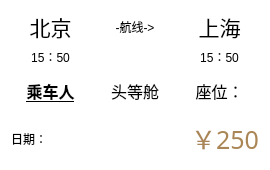
       <widget class="QWidget" name="widget_a1" native="true">
        <property name="minimumSize">
         <size>
          <width>270</width>
          <height>170</height>
         </size>
        </property>
        <property name="maximumSize">
         <size>
          <width>270</width>
          <height>170</height>
         </size>
        </property>
        <property name="palette">
         <palette>
          <active>
           <colorrole role="WindowText">
            <brush brushstyle="SolidPattern">
             <color alpha="255">
              <red>0</red>
              <green>0</green>
              <blue>0</blue>
             </color>
            </brush>
           </colorrole>
           <colorrole role="Button">
            <brush brushstyle="SolidPattern">
             <color alpha="255">
              <red>255</red>
              <green>255</green>
              <blue>255</blue>
             </color>
            </brush>
           </colorrole>
           <colorrole role="Light">
            <brush brushstyle="SolidPattern">
             <color alpha="255">
              <red>255</red>
              <green>255</green>
              <blue>255</blue>
             </color>
            </brush>
           </colorrole>
           <colorrole role="Midlight">
            <brush brushstyle="SolidPattern">
             <color alpha="255">
              <red>255</red>
              <green>255</green>
              <blue>255</blue>
             </color>
            </brush>
           </colorrole>
           <colorrole role="Dark">
            <brush brushstyle="SolidPattern">
             <color alpha="255">
              <red>127</red>
              <green>127</green>
              <blue>127</blue>
             </color>
            </brush>
           </colorrole>
           <colorrole role="Mid">
            <brush brushstyle="SolidPattern">
             <color alpha="255">
              <red>170</red>
              <green>170</green>
              <blue>170</blue>
             </color>
            </brush>
           </colorrole>
           <colorrole role="Text">
            <brush brushstyle="SolidPattern">
             <color alpha="255">
              <red>0</red>
              <green>0</green>
              <blue>0</blue>
             </color>
            </brush>
           </colorrole>
           <colorrole role="BrightText">
            <brush brushstyle="SolidPattern">
             <color alpha="255">
              <red>255</red>
              <green>255</green>
              <blue>255</blue>
             </color>
            </brush>
           </colorrole>
           <colorrole role="ButtonText">
            <brush brushstyle="SolidPattern">
             <color alpha="255">
              <red>0</red>
              <green>0</green>
              <blue>0</blue>
             </color>
            </brush>
           </colorrole>
           <colorrole role="Base">
            <brush brushstyle="SolidPattern">
             <color alpha="255">
              <red>255</red>
              <green>255</green>
              <blue>255</blue>
             </color>
            </brush>
           </colorrole>
           <colorrole role="Window">
            <brush brushstyle="SolidPattern">
             <color alpha="255">
              <red>255</red>
              <green>255</green>
              <blue>255</blue>
             </color>
            </brush>
           </colorrole>
           <colorrole role="Shadow">
            <brush brushstyle="SolidPattern">
             <color alpha="255">
              <red>0</red>
              <green>0</green>
              <blue>0</blue>
             </color>
            </brush>
           </colorrole>
           <colorrole role="AlternateBase">
            <brush brushstyle="SolidPattern">
             <color alpha="255">
              <red>255</red>
              <green>255</green>
              <blue>255</blue>
             </color>
            </brush>
           </colorrole>
           <colorrole role="ToolTipBase">
            <brush brushstyle="SolidPattern">
             <color alpha="255">
              <red>255</red>
              <green>255</green>
              <blue>220</blue>
             </color>
            </brush>
           </colorrole>
           <colorrole role="ToolTipText">
            <brush brushstyle="SolidPattern">
             <color alpha="255">
              <red>0</red>
              <green>0</green>
              <blue>0</blue>
             </color>
            </brush>
           </colorrole>
           <colorrole role="PlaceholderText">
            <brush brushstyle="SolidPattern">
             <color alpha="128">
              <red>0</red>
              <green>0</green>
              <blue>0</blue>
             </color>
            </brush>
           </colorrole>
          </active>
          <inactive>
           <colorrole role="WindowText">
            <brush brushstyle="SolidPattern">
             <color alpha="255">
              <red>0</red>
              <green>0</green>
              <blue>0</blue>
             </color>
            </brush>
           </colorrole>
           <colorrole role="Button">
            <brush brushstyle="SolidPattern">
             <color alpha="255">
              <red>255</red>
              <green>255</green>
              <blue>255</blue>
             </color>
            </brush>
           </colorrole>
           <colorrole role="Light">
            <brush brushstyle="SolidPattern">
             <color alpha="255">
              <red>255</red>
              <green>255</green>
              <blue>255</blue>
             </color>
            </brush>
           </colorrole>
           <colorrole role="Midlight">
            <brush brushstyle="SolidPattern">
             <color alpha="255">
              <red>255</red>
              <green>255</green>
              <blue>255</blue>
             </color>
            </brush>
           </colorrole>
           <colorrole role="Dark">
            <brush brushstyle="SolidPattern">
             <color alpha="255">
              <red>127</red>
              <green>127</green>
              <blue>127</blue>
             </color>
            </brush>
           </colorrole>
           <colorrole role="Mid">
            <brush brushstyle="SolidPattern">
             <color alpha="255">
              <red>170</red>
              <green>170</green>
              <blue>170</blue>
             </color>
            </brush>
           </colorrole>
           <colorrole role="Text">
            <brush brushstyle="SolidPattern">
             <color alpha="255">
              <red>0</red>
              <green>0</green>
              <blue>0</blue>
             </color>
            </brush>
           </colorrole>
           <colorrole role="BrightText">
            <brush brushstyle="SolidPattern">
             <color alpha="255">
              <red>255</red>
              <green>255</green>
              <blue>255</blue>
             </color>
            </brush>
           </colorrole>
           <colorrole role="ButtonText">
            <brush brushstyle="SolidPattern">
             <color alpha="255">
              <red>0</red>
              <green>0</green>
              <blue>0</blue>
             </color>
            </brush>
           </colorrole>
           <colorrole role="Base">
            <brush brushstyle="SolidPattern">
             <color alpha="255">
              <red>255</red>
              <green>255</green>
              <blue>255</blue>
             </color>
            </brush>
           </colorrole>
           <colorrole role="Window">
            <brush brushstyle="SolidPattern">
             <color alpha="255">
              <red>255</red>
              <green>255</green>
              <blue>255</blue>
             </color>
            </brush>
           </colorrole>
           <colorrole role="Shadow">
            <brush brushstyle="SolidPattern">
             <color alpha="255">
              <red>0</red>
              <green>0</green>
              <blue>0</blue>
             </color>
            </brush>
           </colorrole>
           <colorrole role="AlternateBase">
            <brush brushstyle="SolidPattern">
             <color alpha="255">
              <red>255</red>
              <green>255</green>
              <blue>255</blue>
             </color>
            </brush>
           </colorrole>
           <colorrole role="ToolTipBase">
            <brush brushstyle="SolidPattern">
             <color alpha="255">
              <red>255</red>
              <green>255</green>
              <blue>220</blue>
             </color>
            </brush>
           </colorrole>
           <colorrole role="ToolTipText">
            <brush brushstyle="SolidPattern">
             <color alpha="255">
              <red>0</red>
              <green>0</green>
              <blue>0</blue>
             </color>
            </brush>
           </colorrole>
           <colorrole role="PlaceholderText">
            <brush brushstyle="SolidPattern">
             <color alpha="128">
              <red>0</red>
              <green>0</green>
              <blue>0</blue>
             </color>
            </brush>
           </colorrole>
          </inactive>
          <disabled>
           <colorrole role="WindowText">
            <brush brushstyle="SolidPattern">
             <color alpha="255">
              <red>127</red>
              <green>127</green>
              <blue>127</blue>
             </color>
            </brush>
           </colorrole>
           <colorrole role="Button">
            <brush brushstyle="SolidPattern">
             <color alpha="255">
              <red>255</red>
              <green>255</green>
              <blue>255</blue>
             </color>
            </brush>
           </colorrole>
           <colorrole role="Light">
            <brush brushstyle="SolidPattern">
             <color alpha="255">
              <red>255</red>
              <green>255</green>
              <blue>255</blue>
             </color>
            </brush>
           </colorrole>
           <colorrole role="Midlight">
            <brush brushstyle="SolidPattern">
             <color alpha="255">
              <red>255</red>
              <green>255</green>
              <blue>255</blue>
             </color>
            </brush>
           </colorrole>
           <colorrole role="Dark">
            <brush brushstyle="SolidPattern">
             <color alpha="255">
              <red>127</red>
              <green>127</green>
              <blue>127</blue>
             </color>
            </brush>
           </colorrole>
           <colorrole role="Mid">
            <brush brushstyle="SolidPattern">
             <color alpha="255">
              <red>170</red>
              <green>170</green>
              <blue>170</blue>
             </color>
            </brush>
           </colorrole>
           <colorrole role="Text">
            <brush brushstyle="SolidPattern">
             <color alpha="255">
              <red>127</red>
              <green>127</green>
              <blue>127</blue>
             </color>
            </brush>
           </colorrole>
           <colorrole role="BrightText">
            <brush brushstyle="SolidPattern">
             <color alpha="255">
              <red>255</red>
              <green>255</green>
              <blue>255</blue>
             </color>
            </brush>
           </colorrole>
           <colorrole role="ButtonText">
            <brush brushstyle="SolidPattern">
             <color alpha="255">
              <red>127</red>
              <green>127</green>
              <blue>127</blue>
             </color>
            </brush>
           </colorrole>
           <colorrole role="Base">
            <brush brushstyle="SolidPattern">
             <color alpha="255">
              <red>255</red>
              <green>255</green>
              <blue>255</blue>
             </color>
            </brush>
           </colorrole>
           <colorrole role="Window">
            <brush brushstyle="SolidPattern">
             <color alpha="255">
              <red>255</red>
              <green>255</green>
              <blue>255</blue>
             </color>
            </brush>
           </colorrole>
           <colorrole role="Shadow">
            <brush brushstyle="SolidPattern">
             <color alpha="255">
              <red>0</red>
              <green>0</green>
              <blue>0</blue>
             </color>
            </brush>
           </colorrole>
           <colorrole role="AlternateBase">
            <brush brushstyle="SolidPattern">
             <color alpha="255">
              <red>255</red>
              <green>255</green>
              <blue>255</blue>
             </color>
            </brush>
           </colorrole>
           <colorrole role="ToolTipBase">
            <brush brushstyle="SolidPattern">
             <color alpha="255">
              <red>255</red>
              <green>255</green>
              <blue>220</blue>
             </color>
            </brush>
           </colorrole>
           <colorrole role="ToolTipText">
            <brush brushstyle="SolidPattern">
             <color alpha="255">
              <red>0</red>
              <green>0</green>
              <blue>0</blue>
             </color>
            </brush>
           </colorrole>
           <colorrole role="PlaceholderText">
            <brush brushstyle="SolidPattern">
             <color alpha="128">
              <red>0</red>
              <green>0</green>
              <blue>0</blue>
             </color>
            </brush>
           </colorrole>
          </disabled>
         </palette>
        </property>
        <property name="autoFillBackground">
         <bool>true</bool>
        </property>
        <layout class="QGridLayout" name="gridLayout">
         <item row="0" column="1">
          <widget class="QLabel" name="label_air1">
           <property name="maximumSize">
            <size>
             <width>16777215</width>
             <height>20</height>
            </size>
           </property>
           <property name="text">
            <string>-航线-&gt;</string>
           </property>
           <property name="alignment">
            <set>Qt::AlignCenter</set>
           </property>
          </widget>
         </item>
         <item row="3" column="0">
          <widget class="QLabel" name="label_date1">
           <property name="font">
            <font>
             <pointsize>9</pointsize>
            </font>
           </property>
           <property name="text">
            <string>日期：</string>
           </property>
          </widget>
         </item>
         <item row="3" column="2">
          <widget class="QLabel" name="label_price1">
           <property name="palette">
            <palette>
             <active>
              <colorrole role="WindowText">
               <brush brushstyle="SolidPattern">
                <color alpha="255">
                 <red>170</red>
                 <green>134</green>
                 <blue>86</blue>
                </color>
               </brush>
              </colorrole>
             </active>
             <inactive>
              <colorrole role="WindowText">
               <brush brushstyle="SolidPattern">
                <color alpha="255">
                 <red>170</red>
                 <green>134</green>
                 <blue>86</blue>
                </color>
               </brush>
              </colorrole>
             </inactive>
             <disabled>
              <colorrole role="WindowText">
               <brush brushstyle="SolidPattern">
                <color alpha="255">
                 <red>125</red>
                 <green>125</green>
                 <blue>125</blue>
                </color>
               </brush>
              </colorrole>
             </disabled>
            </palette>
           </property>
           <property name="font">
            <font>
             <family>微软雅黑</family>
             <pointsize>19</pointsize>
            </font>
           </property>
           <property name="text">
            <string>￥250</string>
           </property>
           <property name="alignment">
            <set>Qt::AlignRight|Qt::AlignTrailing|Qt::AlignVCenter</set>
           </property>
          </widget>
         </item>
         <item row="2" column="0">
          <widget class="QLabel" name="label_pass1">
           <property name="font">
            <font>
             <pointsize>12</pointsize>
             <weight>75</weight>
             <italic>false</italic>
             <bold>true</bold>
             <underline>true</underline>
            </font>
           </property>
           <property name="text">
            <string>乘车人</string>
           </property>
           <property name="alignment">
            <set>Qt::AlignCenter</set>
           </property>
          </widget>
         </item>
         <item row="2" column="1">
          <widget class="QLabel" name="label_cabin1">
           <property name="font">
            <font>
             <pointsize>12</pointsize>
            </font>
           </property>
           <property name="text">
            <string>头等舱</string>
           </property>
           <property name="alignment">
            <set>Qt::AlignCenter</set>
           </property>
          </widget>
         </item>
         <item row="0" column="2">
          <widget class="QLabel" name="label_to1">
           <property name="maximumSize">
            <size>
             <width>16777215</width>
             <height>100</height>
            </size>
           </property>
           <property name="font">
            <font>
             <family>微软雅黑</family>
             <pointsize>16</pointsize>
            </font>
           </property>
           <property name="text">
            <string>上海</string>
           </property>
           <property name="alignment">
            <set>Qt::AlignCenter</set>
           </property>
          </widget>
         </item>
         <item row="2" column="2">
          <widget class="QLabel" name="label_seat1">
           <property name="font">
            <font>
             <pointsize>12</pointsize>
            </font>
           </property>
           <property name="text">
            <string>座位：</string>
           </property>
           <property name="alignment">
            <set>Qt::AlignCenter</set>
           </property>
          </widget>
         </item>
         <item row="0" column="0">
          <widget class="QLabel" name="label_from1">
           <property name="maximumSize">
            <size>
             <width>16777215</width>
             <height>100</height>
            </size>
           </property>
           <property name="font">
            <font>
             <family>微软雅黑</family>
             <pointsize>16</pointsize>
            </font>
           </property>
           <property name="text">
            <string>北京</string>
           </property>
           <property name="alignment">
            <set>Qt::AlignCenter</set>
           </property>
          </widget>
         </item>
         <item row="1" column="0">
          <widget class="QLabel" name="label_fromTime1">
           <property name="maximumSize">
            <size>
             <width>16777215</width>
             <height>15</height>
            </size>
           </property>
           <property name="font">
            <font>
             <weight>50</weight>
             <bold>false</bold>
            </font>
           </property>
           <property name="text">
            <string>15：50</string>
           </property>
           <property name="alignment">
            <set>Qt::AlignCenter</set>
           </property>
          </widget>
         </item>
         <item row="1" column="2">
          <widget class="QLabel" name="label_toTime1">
           <property name="maximumSize">
            <size>
             <width>16777215</width>
             <height>15</height>
            </size>
           </property>
           <property name="font">
            <font>
             <weight>50</weight>
             <bold>false</bold>
            </font>
           </property>
           <property name="text">
            <string>15：50</string>
           </property>
           <property name="alignment">
            <set>Qt::AlignCenter</set>
           </property>
          </widget>
         </item>
        </layout>
       </widget>
